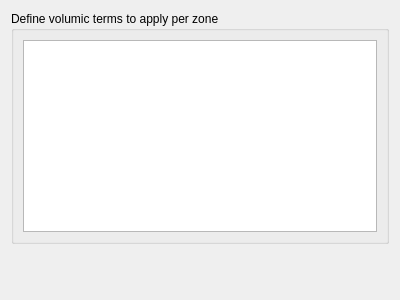
<?xml version="1.0" encoding="UTF-8"?>
<ui version="4.0">
    <class>VolumicTermsForm</class>
    <widget class="QWidget" name="VolumicTermsForm">
        <property name="geometry">
            <rect>
                <x>0</x>
                <y>0</y>
                <width>400</width>
                <height>300</height>
            </rect>
        </property>
        <property name="windowTitle">
            <string>Form</string>
        </property>
        <layout class="QVBoxLayout" name="verticalLayout">
            <item>
                <widget class="QGroupBox" name="groupBox">
                    <property name="title">
                        <string>Define volumic terms to apply per zone</string>
                    </property>
                    <layout class="QVBoxLayout" name="verticalLayout_2">
                        <item>
                            <widget class="QTableView" name="volumicZoneNatureTableView"/>
                        </item>
                    </layout>
                </widget>
            </item>
            <item>
                <spacer name="verticalSpacer">
                    <property name="orientation">
                        <enum>Qt::Vertical</enum>
                    </property>
                    <property name="sizeHint" stdset="0">
                        <size>
                            <width>20</width>
                            <height>40</height>
                        </size>
                    </property>
                </spacer>
            </item>
        </layout>
    </widget>
    <resources/>
    <connections/>
</ui>
